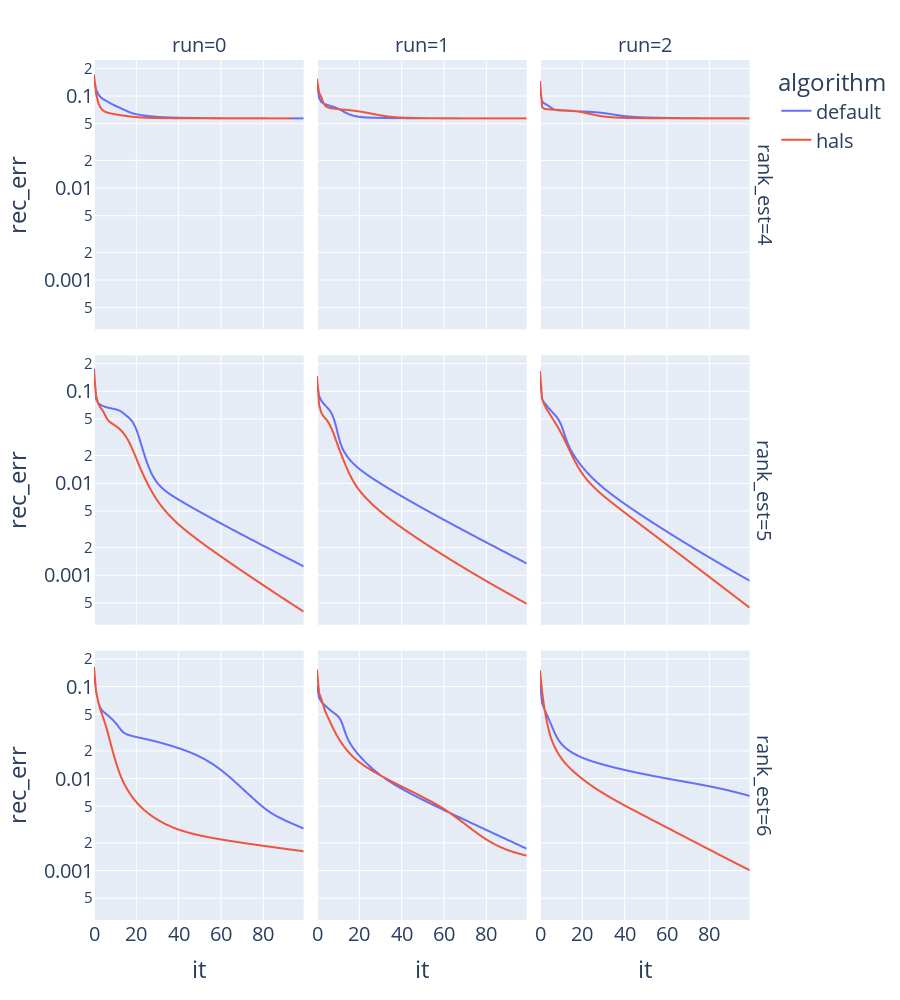

Here is the notebook cell this chart was saved with:
### Code cell
# let's plot only some runs
fig = px.line(df2[df2["run"]<3], x="it", y= "rec_err",color='algorithm',
              facet_col="run", log_y=True,
              facet_row="rank_est",
              height=1000)
fig.update_layout(font = dict(size = 20))
fig.show()
